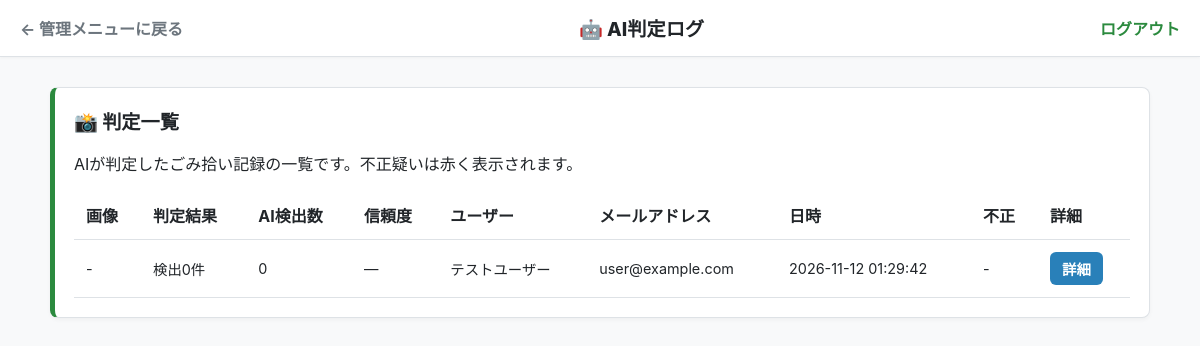
The page /admin/ai (signed in) on the database its author committed.
### tables this page shows
CREATE TABLE ai_logs (
                id INTEGER PRIMARY KEY AUTOINCREMENT,
                user_id INTEGER,
                activity_id INTEGER,
                detected_count INTEGER,
                confidence REAL,
                image_path TEXT,
                is_flagged INTEGER DEFAULT 0,
                flag_reason TEXT,
                created_at TEXT DEFAULT CURRENT_TIMESTAMP, result_status TEXT NOT NULL
                DEFAULT 'detected'
                CHECK(result_status IN ('detected', 'no_detection', 'failed')), image_sha256 TEXT, detected_classes_json TEXT,
                FOREIGN KEY (user_id) REFERENCES users(id)
            );

CREATE TABLE users (
                    id INTEGER PRIMARY KEY AUTOINCREMENT,
                    email TEXT UNIQUE,
                    password TEXT,
                    name TEXT,
                    role TEXT,
                    total_points INTEGER DEFAULT 0 CHECK(total_points >= 0)
                , login_destination TEXT NOT NULL
                    DEFAULT 'user'
                    CHECK(login_destination IN ('user', 'organizer')), onboarding_completed INTEGER NOT NULL
                    DEFAULT 0 CHECK(onboarding_completed IN (0, 1)));

### app.py (the view)
@app.route('/admin/ai')
@admin_required
def admin_ai_logs():
    conn = get_db()
    try:
        rows = conn.execute('''
            SELECT l.*, u.name AS user_name, u.email AS email
            FROM ai_logs l
            LEFT JOIN users u ON u.id = l.user_id
            ORDER BY l.id DESC
        ''').fetchall()
    finally:
        conn.close()
    logs = [_prepare_ai_log(row) for row in rows]
    return render_template('admin_ai_logs.html', logs=logs)

### app.py (called while the page is built, shortened)
def get_db():
    conn = sqlite3.connect(DATABASE)
    conn.row_factory = sqlite3.Row
    conn.execute("PRAGMA foreign_keys = ON")
    return conn

def admin_required(func):
    @wraps(func)
    def wrapper(*args, **kwargs):
        user_id = session.get('user_id')
        if session.get('role') != 'admin' or not user_id:
            return redirect(url_for('login'))
        conn = get_db()
        try:
            user = conn.execute(
                'SELECT role FROM users WHERE id = ?', (user_id,)
            ).fetchone()
        finally:
            conn.close()
        if not user or user['role'] != 'admin':
            session.clear()
            return redirect(url_for('login'))
        return func(*args, **kwargs)
    return wrapper

def _detect_view_mode():
    ua = (request.headers.get('User-Agent') or '').lower()
    if any(token in ua for token in ('mobile', 'android', 'iphone', 'ipod', 'iemobile')):
        return 'mobile'
    return 'pc'

@app.context_processor
def inject_csrf_token():
    if 'csrf_token' not in session:
        session['csrf_token'] = secrets.token_urlsafe(32)
    unread_notifications = 0
    effective_view = _detect_view_mode()
    return {
        'csrf_token': session['csrf_token'],
        'unread_notifications': unread_notifications,
        'view_mode': effective_view,
    }

def _prepare_ai_log(row):
    log = dict(row)
    image_path = log.get('image_path') or ''
    image_name = os.path.basename(image_path) if image_path else ''
    log['image_url'] = (
        url_for('admin_ai_image', filename=image_name)
        if image_name and image_name == image_path.replace('\\', '/').rsplit('/', 1)[-1]
        else ''
    )
    confidence = log.get('confidence')
    log['confidence_percent'] = (
        round(float(confidence) * 100, 1)
        if confidence is not None else None
    )
    log['result_status_label'] = {
        'detected': '検出あり',
        'no_detection': '検出0件',
        'failed': '判定失敗',
    }.get(log.get('result_status'), '結果不明')
    log['timestamp'] = log.get('created_at') or ''
    log['flagged'] = bool(log.get('is_flagged'))
    log['log_id'] = log['id']
    return log

### templates/admin_ai_logs.html (shortened to what this page needs)
<!DOCTYPE html>
<html lang="ja">
<head>
</head>
<body>
    <nav>
        <div style="display:flex; justify-content:space-between; align-items:center;">
            <a href="{{ url_for('admin_dashboard') }}">← 管理メニューに戻る</a>
            <span style="font-weight:800; font-size:1.2rem;">🤖 AI判定ログ</span>
            <a href="{{ url_for('logout') }}" style="color:var(--primary-green); font-weight:700;">ログアウト</a>
        </div>
    </nav>
    <div class="container">
        <div class="hover-card" style="border-left:5px solid var(--primary-green);">
            <h2 class="card-title">📸 判定一覧</h2>
            <p class="muted">AIが判定したごみ拾い記録の一覧です。不正疑いは赤く表示されます。</p>
            <table>
                <thead>
                    <tr>
                        <th>画像</th>
                        <th>判定結果</th>
                        <th>AI検出数</th>
                        <th>信頼度</th>
                        <th>ユーザー</th>
                        <th>メールアドレス</th>
                        <th>日時</th>
                        <th>不正</th>
                        <th>詳細</th>
                    </tr>
                </thead>
                <tbody>
                    {% for log in logs %}
                    <tr>
                        <td>{% if log.image_url %}<img src="{{ log.image_url }}" class="thumb" alt="判定画像">{% else %}-{% endif %}</td>
                        <td>{{ log.result_status_label }}</td>
                        <td>{% if log.detected_count is not none %}{{ log.detected_count }}{% else %}—{% endif %}</td>
                        <td>{% if log.confidence_percent is not none %}{{ log.confidence_percent }}%{% else %}—{% endif %}</td>
                        <td>{{ log.user_name or 'ユーザー情報なし' }}</td>
                        <td>{{ log.email or '-' }}</td>
                        <td>{{ log.timestamp }}</td>
                        <td>
                            {% if log.flagged %}
                                <span class="flag">⚠ 不正疑い</span>
                            {% else %}
                                -
                            {% endif %}
                        </td>
                        <td>
                            {% if log.id %}
                            <a href="{{ url_for('admin_ai_log_detail', log_id=log.id) }}" class="btn-detail" style="display:inline-block; text-decoration:none;">詳細</a>
                            {% endif %}
                        </td>
                    </tr>
                    {% endfor %}
                </tbody>
            </table>
        </div>
    </div>
</body>
</html>

### templates/admin_ai_logs.html (style rules this page uses)
:root { --primary-green: #2b8a3e; --bg-gray: #f8f9fa; --border-gray: #dee2e6; --text-dark: #212529; --text-muted: #6c757d; --danger-red: #c0392b; --info-blue: #2980b9; }
body { font-family: -apple-system, BlinkMacSystemFont, "Segoe UI", Roboto, "Helvetica Neue", Arial, sans-serif; background-color: var(--bg-gray); color: var(--text-dark); margin: 0; padding: 0; }
nav { background: #ffffff; border-bottom: 1px solid var(--border-gray); padding: 14px 20px; box-shadow: 0 1px 3px rgba(0,0,0,0.04); }
nav a { text-decoration: none; color: var(--text-muted); font-weight: 700; }
.container { max-width: 1100px; margin: 0 auto; padding: 30px 20px; }
.hover-card { background: #ffffff; border: 1px solid var(--border-gray); border-radius: 8px; padding: 19px; margin-bottom: 25px; box-shadow: 0 2px 4px rgba(0,0,0,0.04); transition: transform 0.2s ease-out, box-shadow 0.2s ease-out; }
.card-title { font-size: 1.2rem; font-weight: 800; margin: 0; display: flex; align-items: center; gap: 6px; }
table { width: 100%; border-collapse: collapse; margin-top: 15px; }
th, td { padding: 12px; border-bottom: 1px solid var(--border-gray); text-align: left; }
th { background-color: #ffffff; font-weight: 700; }
td { background-color: #ffffff; font-size: 0.9rem; }
.btn-detail { background-color: var(--info-blue); color: #fff; padding: 6px 12px; border-radius: 6px; border: none; font-weight: 700; cursor: pointer; }

### rows shown on the page
ai_logs: result_status_label "検出0件", detected_count "0", name "テストユーザー", email "user@example.com", timestamp "2026-11-12 01:29:42"
